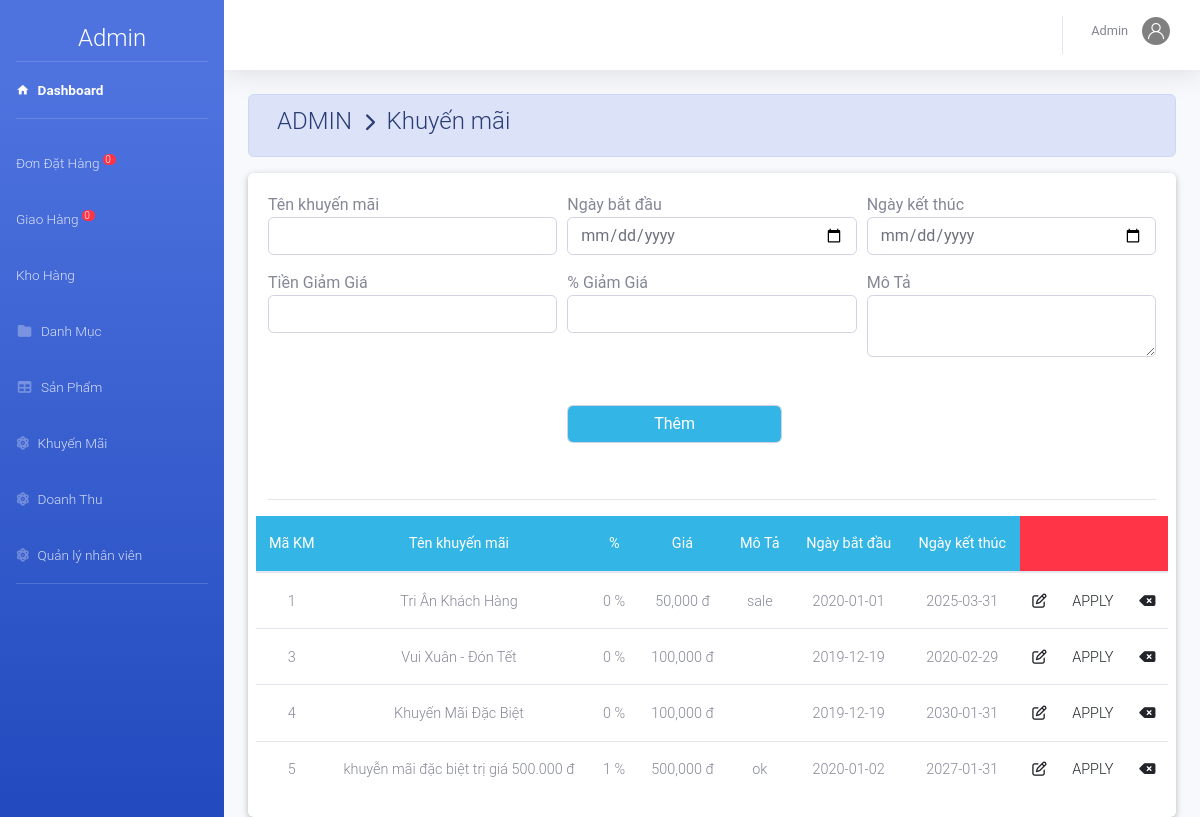
/admin/index.php?action=khuyenmai (signed in), run on the app's committed database.
### tables this page shows
CREATE TABLE `khuyenmai` (
  `MaKM` int(11) NOT NULL,
  `TenKM` varchar(50) DEFAULT NULL,
  `MoTa` varchar(11) DEFAULT NULL,
  `KM_PT` int(5) DEFAULT NULL,
  `TienKM` decimal(10,0) DEFAULT NULL,
  `NgayBD` date DEFAULT NULL,
  `NgayKT` date DEFAULT NULL
);

### admin/khuyenmai/khuyenmai.php (the view)
<?php
	$sql="select * from khuyenmai ";
	$rs=mysqli_query($conn,$sql);
?>
		<div class="row">
			<table class="table table-hover m-auto text-center" >
				<thead class="badge-info" style="font-size: 14px;">
					<tr>
						<th>Mã KM</th><th>Tên khuyến mãi</th><th>%</th><th> Giá</th><th>Mô Tả</th><th>Ngày bắt đầu</th><th>Ngày kết thúc </th><th class="badge-danger" colspan="3"></th>
					</tr>
				</thead>
				<tbody  style="font-size: 12px;">
			 <?php $so=0;
				 while ($row=mysqli_fetch_array($rs)) { ?>
					<tr>
						<td><?php echo $row['MaKM']; ?></td>
						<td><?php echo $row['TenKM']; ?></td>
						<td><?php echo $row['KM_PT'].' %'; ?></td>
						<td><?php echo number_format($row['TienKM']).' đ'; ?></td>
						<td><?php echo $row['MoTa']; ?></td>
						<td><?php echo $row['NgayBD']; ?></td>
						<td><?php echo $row['NgayKT']; ?></td>
						<td><a href="index.php?action=khuyenmai&view=sua&makm=<?php echo $row['MaKM']; ?>" ><i class="far fa-edit"></i></a></td>
						<td><a href="index.php?action=khuyenmai&view=apply&makm=<?php echo $row['MaKM']; ?>" >APPLY</a></td>
						<td><a href="khuyenmai/xuly.php?xoa=xoa&makm=<?php echo $row['MaKM']; ?>" ><i class="fas fa-backspace"></i></a></td>
					</tr>
			 <?php	} ?>
				</tbody>
			</table>
		</div>
	</div>
</div>

### data on the page
khuyenmai: MaKM "1", TenKM "Tri Ân Khách Hàng", KM_PT "0", TienKM "50,000", MoTa "sale", NgayBD "2020-01-01", NgayKT "2025-03-31"
khuyenmai: MaKM "3", TenKM "Vui Xuân - Đón Tết", KM_PT "0", TienKM "100,000", NgayBD "2019-12-19", NgayKT "2020-02-29"
khuyenmai: MaKM "4", TenKM "Khuyến Mãi Đặc Biệt", KM_PT "0", TienKM "100,000", NgayBD "2019-12-19", NgayKT "2030-01-31"
khuyenmai: MaKM "5", TenKM "khuyễn mãi đặc biệt trị giá 500.000 đ", KM_PT "1", TienKM "500,000", MoTa "ok", NgayBD "2020-01-02", NgayKT "2027-01-31"

### other printed values
$dem "0"
$nv['TenNV'] "Admin"
